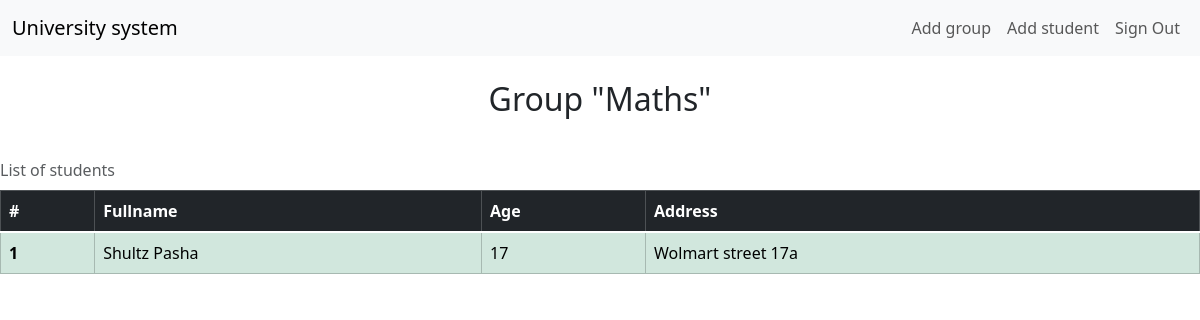
The page /group_list/Maths (signed in) on the database its author committed.
### university_system/database/group.py (models this page shows, shortened)
class Group(base):
    __tablename__ = 'groups'
    id = Column(Integer, primary_key=True)
    group_name = Column(String)

### university_system/database/student.py (models this page shows, shortened)
class Student(base):
    __tablename__ = 'student'
    id = Column(Integer, primary_key=True)
    surname = Column(String)
    name = Column(String)
    age = Column(Integer)
    address = Column(String)
    group = Column(Integer, ForeignKey('groups.id'))

### university_system/routes.py (the view)
@app.get("/group_list/<group_name>")
def show_table_of_students_in_group(group_name: str) -> str:
    return render_template(
        "group_list.html",
        group_name=_get_data_about_group(group_name).group_name,
        all_students_in_group=_get_students_from_group(group_name),
        enumerate=enumerate
    )

### university_system/business_logic.py (called while the page is built)
def _get_data_about_group(group_name: str) -> Optional[Group]:
    return session.query(Group).where(Group.group_name == group_name).first()

def _get_students_from_group(group_name: str) -> Iterable[Student]:
    return session.query(Student).where(
        Student.group == _get_data_about_group(group_name).id
        ).all()

@login_manager.user_loader
def load_user(user_id) -> Optional[User]:
    return session.query(User).get(int(user_id))

### university_system/templates/group_list.html
{% extends 'base.html' %}
{% block content %}
<br>
<h2 align="center">Group "{{ group_name }}"</h2><br>
<table class="table table-dark table-hover table-bordered caption-top">
    <caption>List of students</caption>
    <thead>
        <tr>
            <th scope="col">#</th>
            <th scope="col">Fullname</th>
            <th scope="col">Age</th>
            <th scope="col">Address</th>
        </tr>
    </thead>
    <tbody class="table-group-divider">
        {% for index, student in enumerate(all_students_in_group, 1) %}
            <tr class="table-success">
                <th scope="row">{{ index }}</th>
                <td>{{ student.surname}} {{ student.name }}</td>
                <td>{{ student.age}}</td>
                <td>{{ student.address}}</td>
            </tr>
        {% endfor %}
    </tbody>
</table>
{% endblock %}

### rows shown on the page
Group: group_name "Maths"
Student: index "1", surname "Shultz", name "Pasha", age "17", address "Wolmart street 17a"

### other values the page prints
{{ render_nav_item('add_new_group', 'Add group') }} "Add group"
{{ render_nav_item('add_student_to_group', 'Add student') }} "Add student"
{{ render_nav_item('logout', 'Sign Out') }} "Sign Out"
